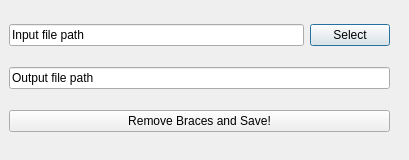
<?xml version="1.0" encoding="UTF-8"?>
<ui version="4.0">
 <class>Dialog</class>
 <widget class="QDialog" name="Dialog">
  <property name="geometry">
   <rect>
    <x>0</x>
    <y>0</y>
    <width>409</width>
    <height>160</height>
   </rect>
  </property>
  <property name="windowTitle">
   <string>CurlyBracesRemover</string>
  </property>
  <widget class="QWidget" name="verticalLayoutWidget">
   <property name="geometry">
    <rect>
     <x>9</x>
     <y>9</y>
     <width>381</width>
     <height>141</height>
    </rect>
   </property>
   <layout class="QVBoxLayout" name="verticalLayout">
    <item>
     <layout class="QHBoxLayout" name="horizontalLayout">
      <item>
       <widget class="QLineEdit" name="lineEdit_inputFile">
        <property name="text">
         <string>Input file path</string>
        </property>
       </widget>
      </item>
      <item>
       <widget class="QPushButton" name="pushButton_selectFile">
        <property name="text">
         <string>Select</string>
        </property>
       </widget>
      </item>
     </layout>
    </item>
    <item>
     <widget class="QLineEdit" name="lineEdit_outputFile">
      <property name="text">
       <string>Output file path</string>
      </property>
     </widget>
    </item>
    <item>
     <widget class="QPushButton" name="pushButton_rmAndSave">
      <property name="text">
       <string>Remove Braces and Save!</string>
      </property>
     </widget>
    </item>
   </layout>
  </widget>
 </widget>
 <resources/>
 <connections/>
</ui>
